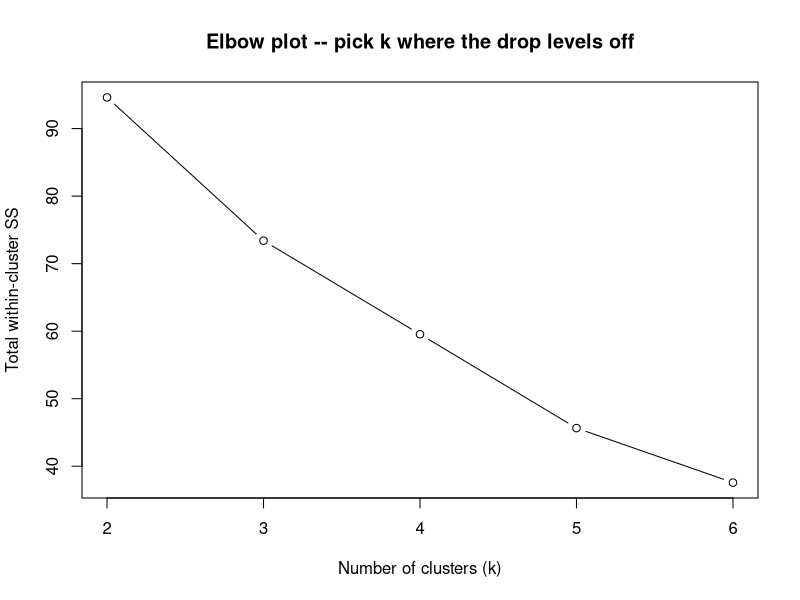

Write the R code that produced this figure.
# =============================================================
# Optional: District Risk Clustering (k-means)
# =============================================================
# The AI/ML component for the AI lab requirement -- groups districts by
# risk PROFILE (multiple crime categories at once) using an algorithm,
# rather than manually picking rate cutoffs.
#
# Run this AFTER data_prep/01_clean_and_merge.R has produced
# tn_crime_master.csv. Separate from the main app on purpose -- run it
# once, inspect the results, and wire the cluster labels into app.R's
# map coloring only if you want that for your submission.
# =============================================================

library(readr)
library(dplyr)
library(cluster)

master_df <- read_csv("tn_crime_master.csv", show_col_types = FALSE)

features <- master_df %>%
  select(district, murder_rate, women_crime_rate, road_accident_rate, suicide_rate) %>%
  na.omit()

scaled_features <- scale(features %>% select(-district))

wss <- sapply(2:6, function(k) kmeans(scaled_features, centers = k, nstart = 25)$tot.withinss)
plot(2:6, wss, type = "b", xlab = "Number of clusters (k)", ylab = "Total within-cluster SS",
     main = "Elbow plot -- pick k where the drop levels off")

k_chosen <- 4

set.seed(42)
km <- kmeans(scaled_features, centers = k_chosen, nstart = 25)

sil <- silhouette(km$cluster, dist(scaled_features))
cat("Average silhouette width:", round(mean(sil[, 3]), 3), "\n")
cat("(Above ~0.25 is workable; above ~0.5 is strong; below ~0.15, try a different k.)\n")

features$cluster <- km$cluster

cluster_summary <- features %>%
  group_by(cluster) %>%
  summarise(across(where(is.numeric), mean), n_districts = n(), .groups = "drop") %>%
  mutate(overall_severity = murder_rate + women_crime_rate + road_accident_rate + suicide_rate) %>%
  arrange(overall_severity)

print(cluster_summary)

severity_rank <- cluster_summary$cluster
label_lookup <- setNames(
  c("Low risk", "Moderate risk", "Elevated risk", "High / mixed risk")[seq_along(severity_rank)],
  severity_rank
)

features <- features %>%
  mutate(risk_cluster = label_lookup[as.character(cluster)])

cat("\nDistricts per risk cluster:\n")
print(features %>% count(risk_cluster))

write_csv(features %>% select(district, cluster, risk_cluster), "tn_crime_clusters.csv")
cat("\nSaved tn_crime_clusters.csv.\n")
